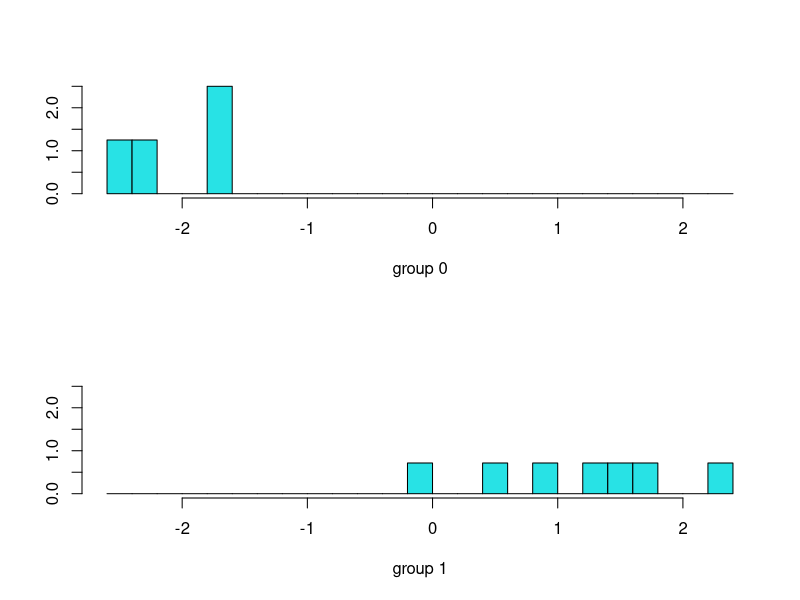
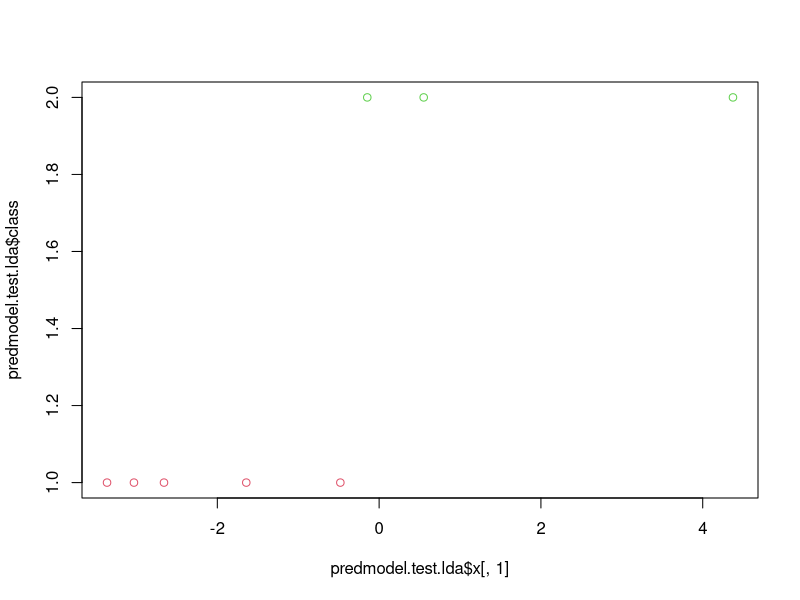

Recreate these plots in R, in order. (Note: this script raises an error after producing the figures.)
# https://datascienceplus.com/how-to-perform-logistic-regression-lda-qda-in-r/

library(MASS)
library(ggplot2)
titanicDS = read.csv("titanic.csv")
dim(titanicDS)

str(titanicDS)

summary(titanicDS)

attach(titanicDS)
UniqueValue = function (x) {length(unique(x)) }
apply(titanicDS, 2, UniqueValue)

NaValue = function (x) {sum(is.na(x)) }
apply(titanicDS, 2, NaValue)

BlankValue = function (x) {sum(x=="") }
apply(titanicDS, 2, BlankValue)

MissPercentage = function (x) {100 * sum (is.na(x)) / length (x) }
apply(titanicDS, 2, MissPercentage)

titanicDS$Age[is.na(titanicDS$Age)] = mean(titanicDS$Age, na.rm=TRUE)
apply(titanicDS, 2, MissPercentage)

set.seed(1)
row.number = sample(1:nrow(titanicDS), 0.6*nrow(titanicDS))
train = titanicDS[row.number,]
test = titanicDS[-row.number,]
dim(train)
dim(test)

# logistic regression
attach(train)
model1 = glm(factor(Survived)~.-PassengerId-Name-Ticket-Cabin, data=train, family=binomial)
summary(model1)

#Remove Not significant features.
model2 = update(model1, ~.-Parch-Fare-Embarked)
summary(model2)

###Predict for training data and find training accuracy
pred.prob = predict(model2, type="response")
pred.prob = ifelse(pred.prob > 0.5, 1, 0)
table(pred.prob, Survived)


##Predict for test Data and find the test accuracy.
attach(test)
pred.prob = predict(model2, newdata= test, type="response")
pred.prob = ifelse(pred.prob > 0.5, 1, 0)
table(pred.prob, Survived)



# LDA model
attach(train)
lda.model = lda (factor(Survived)~factor(Pclass)+Sex+Age+SibSp, data=train)
lda.model


##Predicting training results.
predmodel.train.lda = predict(lda.model, data=train)
table(Predicted=predmodel.train.lda$class, Survived=Survived)

ldahist(predmodel.train.lda$x[,1], g= predmodel.train.lda$class)


attach(test)
predmodel.test.lda = predict(lda.model, newdata=test)
table(Predicted=predmodel.test.lda$class, Survived=test$Survived)

par(mfrow=c(1,1))
plot(predmodel.test.lda$x[,1], predmodel.test.lda$class, col=test$Survived+10)



# QDA model

attach(train)
qda.model = qda (factor(Survived)~factor(Pclass)+Sex+Age+SibSp, data=train)
qda.model

##Predicting training results.
predmodel.train.qda = predict(qda.model, data=train)
table(Predicted=predmodel.train.qda$class, Survived=Survived)

##Predicting test results.
attach(test)
predmodel.test.qda = predict(qda.model, newdata=test)
table(Predicted=predmodel.test.qda$class, Survived=test$Survived)

par(mfrow=c(1,1))
plot(predmodel.test.qda$posterior[,2], predmodel.test.qda$class, col=test$Survived+10)
